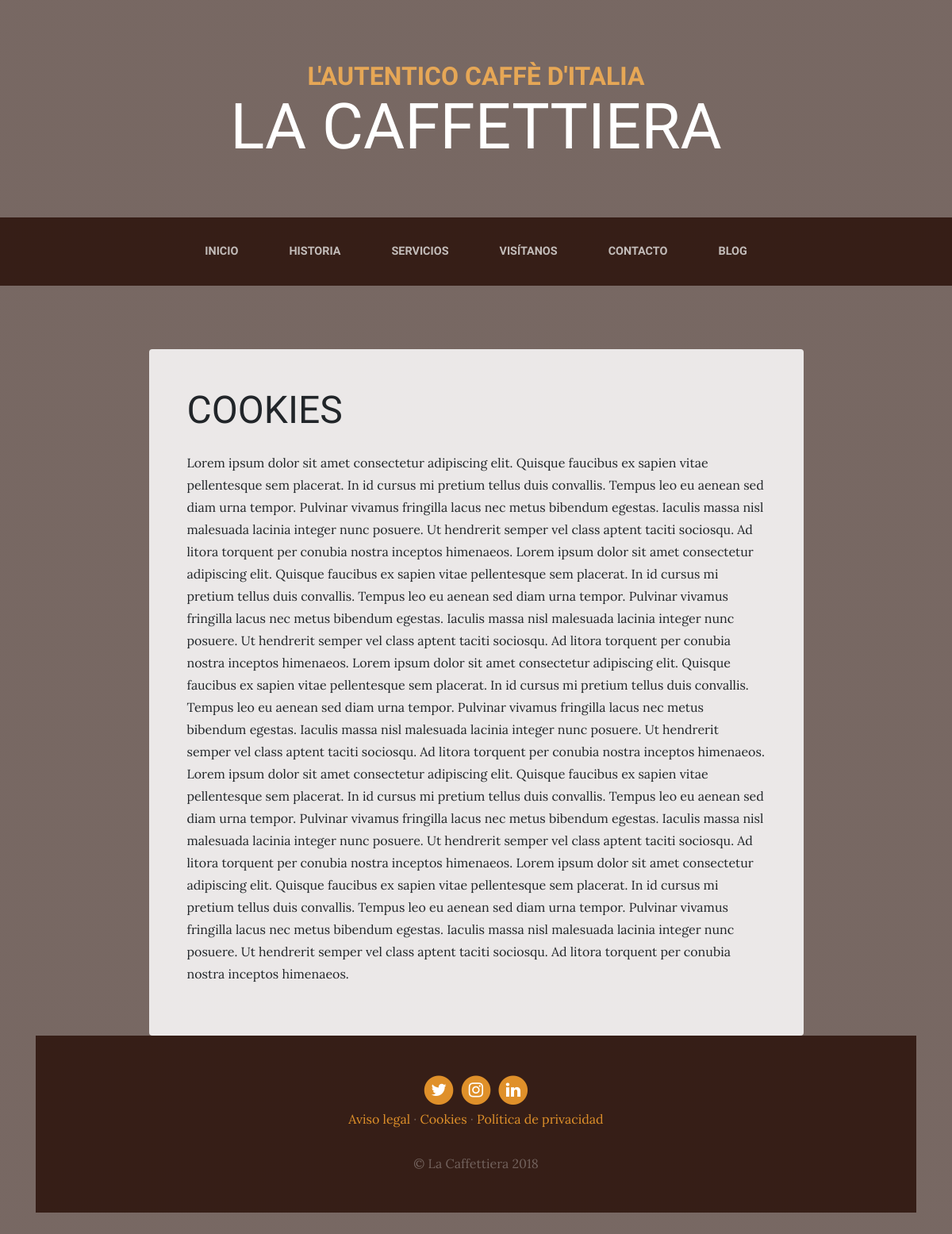
The app's page /pages/2/Cookies with its own data.
### pages/models.py (models this page shows, shortened)
class Page(models.Model):
    title = models.CharField(max_length=200)
    content = RichTextField()
    order = models.SmallIntegerField(default=0)
    created_at = models.DateTimeField(auto_now_add=True)
    updated_at = models.DateTimeField(auto_now=True)
    class Meta:
        verbose_name = "Page"
        verbose_name_plural = "Pages"
        ordering = ['order', 'title']

### pages/views.py (the view)
# urls.py: path('pages/', include('pages.urls')),
def pages(request, page_id, page_title):
    pages = get_object_or_404(Page, id=page_id)
    return render(request, 'pages/sample.html', {'pages': pages})

### pages/templatetags/pages_extras.py (called while the page is built)
@register.simple_tag # This tag retrieves all Page objects
def get_all_pages():
    pages = Page.objects.all()
    return pages

### social/processors.py (called while the page is built)
def ctx_dict(request):
    ctx = {}
    links = Link.objects.all()
    for link in links:
        ctx[link.key] = link.url
    return ctx

### pages/templates/pages/sample.html (shortened to what this page needs)
{% extends "core/base.html" %}
{% load static %}
{%  block content %}
    <section class="page-section about-heading">
      <div class="container">
        <div class="about-heading-content mbtm">
          <div class="row">
            <div class="col-xl-9 col-lg-10 mx-auto">
              <div class="bg-faded rounded p-5 forced">
                <h2 class="section-heading mb-4">
                  <span class="section-heading-lower">{{pages.title}}</span>
                </h2>
                <div class="section-content">
                    <p>{{pages.content|safe}}</p>
               </div>
              </div>
            </div>
          </div>
        </div>
{% endblock %}

### core/templates/core/base.html (shortened to what this page needs)
{% load static %}
<!DOCTYPE html>
<html lang="es">
  <head>
    <link href="{% static 'core/vendor/bootstrap/css/bootstrap.min.css' %}" rel="stylesheet">
    <link href="{% static 'core/vendor/font-awesome/css/font-awesome.min.css' %}" rel="stylesheet" type="text/css">
    <link href="{% static 'core/css/business-casual.css' %}" rel="stylesheet">
  </head>
  <body>
    <h1 class="site-heading text-center text-white d-none d-lg-block">
      <span class="site-heading-upper text-primary mb-3">L'autentico caffè d'italia</span>
      <span class="site-heading-lower">La Caffettiera</span>
    </h1>
    <nav class="navbar navbar-expand-lg navbar-dark py-lg-4" id="mainNav">
      <div class="container">
        <div class="collapse navbar-collapse" id="navbarResponsive">
          <ul class="navbar-nav mx-auto">
            <li class="nav-item {% if request.path == '/' %} active {% endif %} px-lg-4">
              <a class="nav-link text-uppercase text-expanded" href="{% url 'home' %}">Inicio</a>
            </li>
            <li class="nav-item {% if request.path == '/about/' %} active {% endif %} px-lg-4">
              <a class="nav-link text-uppercase text-expanded" href="{% url 'about' %}">Historia</a>
            </li>
            <li class="nav-item {% if request.path == '/services/' %} active {% endif %} px-lg-4">
              <a class="nav-link text-uppercase text-expanded" href="{% url 'services' %}">Servicios</a>
            </li>
            <li class="nav-item {% if request.path == '/store/' %} active {% endif %}px-lg-4">
              <a class="nav-link text-uppercase text-expanded" href="{% url 'store' %}">Visítanos</a>
            </li>
            <li class="nav-item {% if request.path == '/contact/' %} active {% endif %} px-lg-4">
              <a class="nav-link text-uppercase text-expanded" href="{% url 'contact' %}">Contacto</a>
            </li>
            <li class="nav-item {% if request.path|slice:":6" == '/blog/' %} active {% endif %} px-lg-4">
              <a class="nav-link text-uppercase text-expanded" href="{% url 'blog' %}">Blog</a>
            </li>
          </ul>
        </div>
      </div>
    </nav>
    {%  block content %}
    {%  endblock %}
    <footer class="footer text-faded text-center py-5">
      <div class="container">
        <p class="m-0">
          {% if LINK_X %}
	        <a href="{{LINK_X}}" class="link">
	          <span class="fa-stack fa-lg">
	            <i class="fa fa-circle fa-stack-2x"></i>
	            <i class="fa fa-twitter fa-stack-1x fa-inverse"></i>
	          </span>
	        </a>
          {% endif %}
        {% if LINK_INSTAGRAM %}
          <a href="{{LINK_INSTAGRAM}}" class="link">
	          <span class="fa-stack fa-lg">
	            <i class="fa fa-circle fa-stack-2x"></i>
	            <i class="fa fa-instagram fa-stack-1x fa-inverse"></i>
	          </span>
	        </a>
        {% endif %}
        {% if LINK_LINKEDIN %}
          <a href="{{LINK_LINKEDIN}}" class="link">
	          <span class="fa-stack fa-lg">
	            <i class="fa fa-circle fa-stack-2x"></i>
	            <i class="fa fa-linkedin fa-stack-1x fa-inverse"></i>
	          </span>
	        </a>
        {% endif %}
	    </p>
        <p class="m-0 mb-2">
            {% load pages_extras %}
            {% get_all_pages as all_pages %}
            {% for page in all_pages %}
             <a href="{% url 'pages' page.id page.title|slugify %}" class="link">{{ page.title }}</a> {% if not forloop.last %} · {% endif %}
            {% endfor %}
         </p>
        <p class="m-0 mbt1">&copy; La Caffettiera 2018</p>
      </div>
	</footer>
  </body>
</html>

### core/static/core/css/business-casual.css (style rules this page uses)
body { font-family: 'Lora'; background: linear-gradient(rgba(47, 23, 15, 0.65), rgba(47, 23, 15, 0.65)), url("../img/bg.jpg"); background-attachment: fixed; background-position: center; background-size: cover; }
h1, h2, h3, h4, h5, h6 { font-family: 'Raleway'; }
p { line-height: 1.75; }
.text-faded { color: rgba(255, 255, 255, 0.3); }
.site-heading { margin-top: 5rem; margin-bottom: 5rem; text-transform: uppercase; line-height: 1; font-family: 'Raleway'; }
.site-heading .site-heading-upper { display: block; font-size: 2rem; font-weight: 800; }
.site-heading .site-heading-lower { font-size: 5rem; font-weight: 100; line-height: 4rem; }
.page-section { margin-top: 5rem; margin-bottom: 5rem; }
.section-heading { text-transform: uppercase; }
.section-heading .section-heading-lower { display: block; font-size: 3rem; font-weight: 100; }
.bg-faded { background-color: rgba(255, 255, 255, 0.85); }
#mainNav { background-color: rgba(47, 23, 15, 0.9); font-family: 'Raleway'; }
#mainNav .navbar-nav .nav-item .nav-link { color: rgba(255, 255, 255, 0.7); font-weight: 800; }
@media (min-width: 992px) { #mainNav .navbar-nav .nav-item .nav-link { font-size: 0.9rem; } }
@media (min-width: 992px) { .about-heading .about-heading-content { margin-top: -5rem; position: relative; z-index: 1; } }
.footer { background-color: rgba(47, 23, 15, 0.9); }
.text-primary { color: #e6a756 !important; }
.mbtm { padding-top: 5rem; }
.mbt1 { padding-top: 1.25rem; }
a.link { color: #df902a; }
.section-content { font-family: 'Lora' !important; font-size: 16px !important; font-weight: 400 !important; line-height: 28px !important; }

### records on screen
Page: title "COOKIES", content "Lorem ipsum dolor sit amet consectetur adipiscing elit. Quisque faucibus ex sapien vitae pellentesque sem placerat. In id cursus mi pretium tellus duis convallis. Tempus leo eu aenean sed diam urna tempor. Pulvinar vivamus fringilla lacus nec metus bibendum egestas. Iaculis massa nisl malesuada lacinia integer nunc posuere. Ut hendrerit semper vel class aptent taciti sociosqu. Ad litora torquent per conubia nostra inceptos himenaeos. Lorem ipsum dolor sit amet consectetur adipiscing elit. Quisque faucibus ex sapien vitae pellentesque sem placerat. In id cursus mi pretium tellus duis convallis. Tempus leo eu aenean sed diam urna tempor. Pulvinar vivamus fringilla lacus nec metus bibendum…", title "Cookies"
Page: title "Aviso legal"
Page: title "Política de privacidad"
